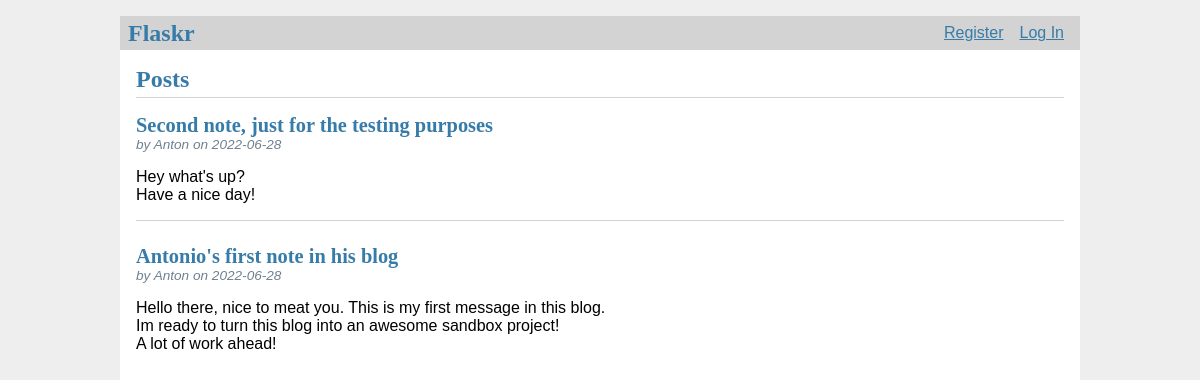
The page / on the database its author committed.
### tables this page shows
CREATE TABLE post (
  id INTEGER PRIMARY KEY AUTOINCREMENT,
  author_id INTEGER NOT NULL,
  created TIMESTAMP NOT NULL DEFAULT CURRENT_TIMESTAMP,
  title TEXT NOT NULL,
  body TEXT NOT NULL,
  FOREIGN KEY (author_id) REFERENCES user (id)
);

CREATE TABLE user (
  id INTEGER PRIMARY KEY AUTOINCREMENT,
  username TEXT UNIQUE NOT NULL,
  password TEXT NOT NULL
);

### flaskr/blog.py (the view)
@bp.route('/')
def index():
    db = get_db()
    posts = db.execute(
        'SELECT p.id, title, body, created, author_id, username'
        ' FROM post p JOIN user u on p.author_id = u.id'
        ' ORDER BY created DESC'
    ).fetchall()
    return render_template('blog/index.html', posts=posts)

### flaskr/auth.py (called while the page is built)
@bp.before_app_request
def load_logged_in_user():
    user_id = session.get('user_id')
    if user_id is None:
        g.user = None
    else:
        g.user = get_db().execute(
            'SELECT * FROM user WHERE id = ?', (user_id,)
        ).fetchone()

### flaskr/db.py (called while the page is built)
def get_db():
    if 'db' not in g:
        g.db = sqlite3.connect(
            current_app.config['DATABASE'],
            detect_types=sqlite3.PARSE_DECLTYPES
        )
        g.db.row_factory = sqlite3.Row
    return g.db

### flaskr/templates/blog/index.html (shortened to what this page needs)
{% extends 'base.html' %}
{% block header %}
  <h1>{% block title %}Posts{% endblock %}</h1>
{% endblock %}
{% block content %}
  {% for post in posts %}
    <article class="post">
      <header>
        <div>
          <h1>{{ post['title'] }}</h1>
          <div class="about">by {{ post['username'] }} on {{ post['created'].strftime('%Y-%m-%d') }}</div>
        </div>
      </header>
      <p class="body">{{ post['body'] }}</p>
    </article>
    {% if not loop.last %}
      <hr>
    {% endif %}
  {% endfor %}
{% endblock %}

### flaskr/templates/base.html (shortened to what this page needs)
<!doctype html>
<link rel="stylesheet" href="{{ url_for('static', filename='style.css') }}">
<nav>
  <h1>Flaskr</h1>
  <ul>
    {% if g.user %}
      <li><span>{{ g.user['username'] }}</span>
      <li><a href="{{ url_for('auth.logout') }}">Log Out</a>
    {% else %}
      <li><a href="{{ url_for('auth.register') }}">Register</a>
      <li><a href="{{ url_for('auth.login') }}">Log In</a>
    {% endif %}
  </ul>
</nav>
<section class="content">
  <header>
    {% block header %}{% endblock %}
  </header>
  {% block content %}{% endblock %}
</section>

### flaskr/static/style.css (style rules this page uses)
h1 { font-family: serif; color: #377ba8; margin: 1rem 0; }
a { color: #377ba8; }
hr { border: none; border-top: 1px solid lightgray; }
nav { background: lightgray; display: flex; align-items: center; padding: 0 0.5rem; }
nav h1 { flex: auto; margin: 0; }
nav ul { display: flex; list-style: none; margin: 0; padding: 0; }
nav ul li a, nav ul li span, header .action { display: block; padding: 0.5rem; }
.content { padding: 0 1rem 1rem; }
.content > header { border-bottom: 1px solid lightgray; display: flex; align-items: flex-end; }
.content > header h1 { flex: auto; margin: 1rem 0 0.25rem 0; }
.post > header { display: flex; align-items: flex-end; font-size: 0.85em; }
.post > header > div:first-of-type { flex: auto; }
.post > header h1 { font-size: 1.5em; margin-bottom: 0; }
.post .about { color: slategray; font-style: italic; }
.post .body { white-space: pre-line; }
.content:last-child { margin-bottom: 0; }

### rows shown on the page
post: title "Second note, just for the testing purposes", username "Anton", created "2022-06-28", body "Hey what's up? Have a nice day!"
post: title "Antonio's first note in his blog", username "Anton", created "2022-06-28", body "Hello there, nice to meat you. This is my first message in this blog. Im ready to turn this blog into an awesome sandbox project! A lot of work ahead!"
